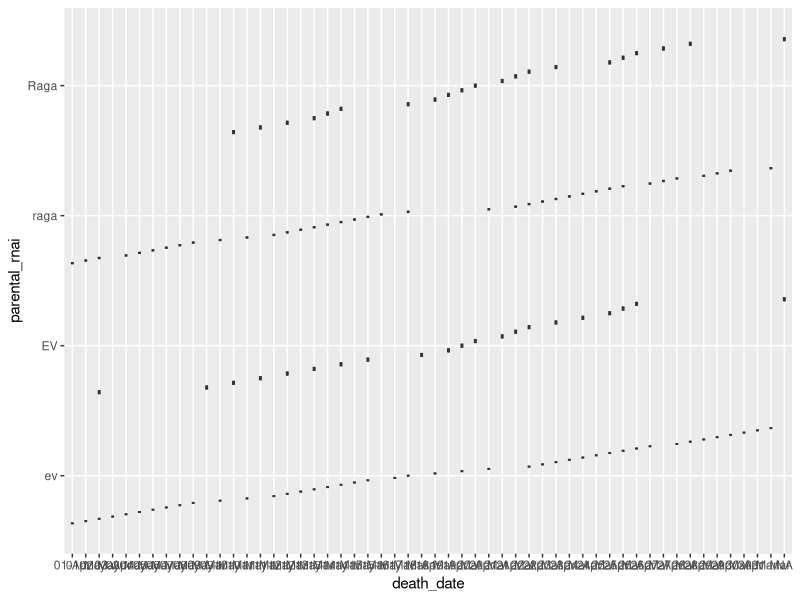

R code for this plot:
library(tidyverse)


celegans <- read.csv("Data/elegans_data.csv")

glimpse(celegans)
head(celegans)
colnames(celegans)
summary(celegans)

celegans %>% 
  duplicated() %>% 
  sum()

celegans %>%
summarise(min=min(death_date, na.rm=TRUE), 
          max=max(death_date, na.rm=TRUE))

celegans%>% 
  distinct(parental_rnai)

celegans%>%
  distinct(worm)

celegans%>%
  is.na()
sum()


celegans %>% 
  ggplot(aes(x=parental_rnai,
             y=death_date))+
  geom_boxplot()+
  coord_flip()



